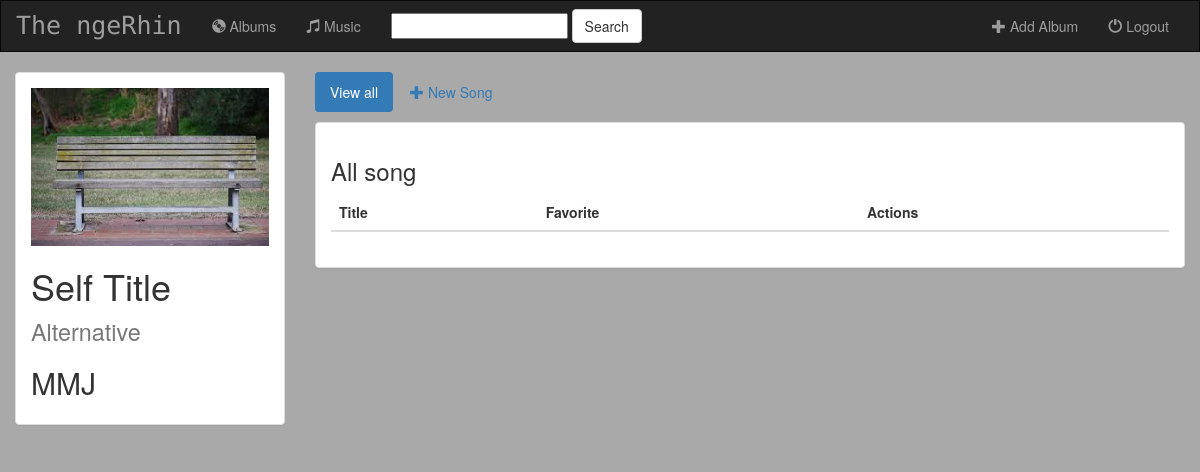
Page /music/7/ on the committed database.
### music/models.py (models this page shows, shortened)
class Album(models.Model):
    artist = models.CharField(max_length=250)
    album_title = models.CharField(max_length=500)
    genre = models.CharField(max_length=100)
    album_logo = models.FileField()

### music/views.py (the view)
# urls.py: url(r'^(?P<pk>[0-9]+)/$', views.DetailView.as_view(), name='detail'),
class DetailView(generic.DetailView):
    model = Album
    template_name = 'music/detail.html'

### music/templates/music/detail.html (shortened to what this page needs)
{% extends 'music/base.html' %}
{% block body %}
<div class="container-fluid songs-container">
     <div class="row">
         <div class="col-sm-4 col-md-3">
             <div class="panel panel-default">
                 <div class="panel-body">
                     <a href="{% url 'music:detail' album.id %}">
                         {% if album.album_logo %}
                            <img src="{{ album.album_logo.url }}" class="img-responsive">
                         {% else %}
                             <h3>No image to display</h3>
                         {% endif %}
                     </a>
                    <h1>{{ album.album_title }} <small>{{ album.genre }}</small></h1>
                    <h2>{{ album.artist }}</h2>
                 </div>
             </div>
         </div>
        <div class="col-sm-8 col-md-9">
            <ul class="nav nav-pills" style="margin-bottom: 10px;">
                <li role="presentation" class="active"><a href="{% url 'music:detail' album.id %}">View all</a></li>
                <li role="presentation"><a href="#"><span class="glyphicon glyphicon-plus" aria-hidde="true"></span>
                    New Song</a></li>
            </ul>
            <div class="panel panel-default">
                <div class="panel-body">
                    <h3>All song</h3>
                    <table class="table">
                        <thead>
                        <tr>
                            <th>Title</th>
                            <th>Favorite</th>
                            <th>Actions</th>
                        </tr>
                        </thead>
                    </table>
                </div>
            </div>
        </div>
     </div>
</div>
{% endblock %}

### music/static/music/style.css (style rules this page uses)
body { background-color: darkgray; }

### rows in the picture
Album: album_logo (picture), album_title "Self Title", genre "Alternative", artist "MMJ"
